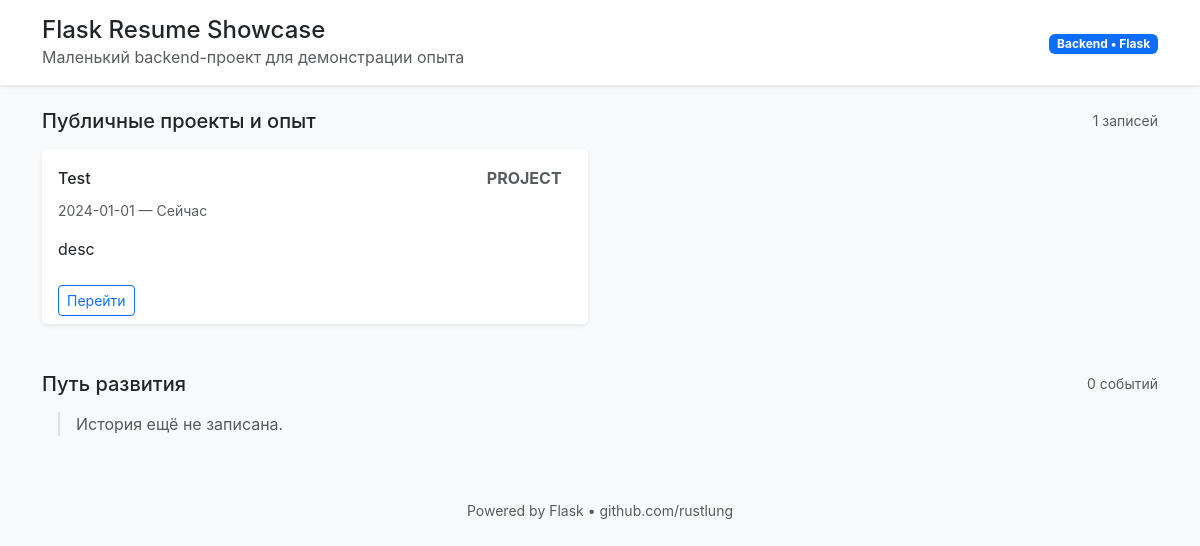
Before: / with the older database file.
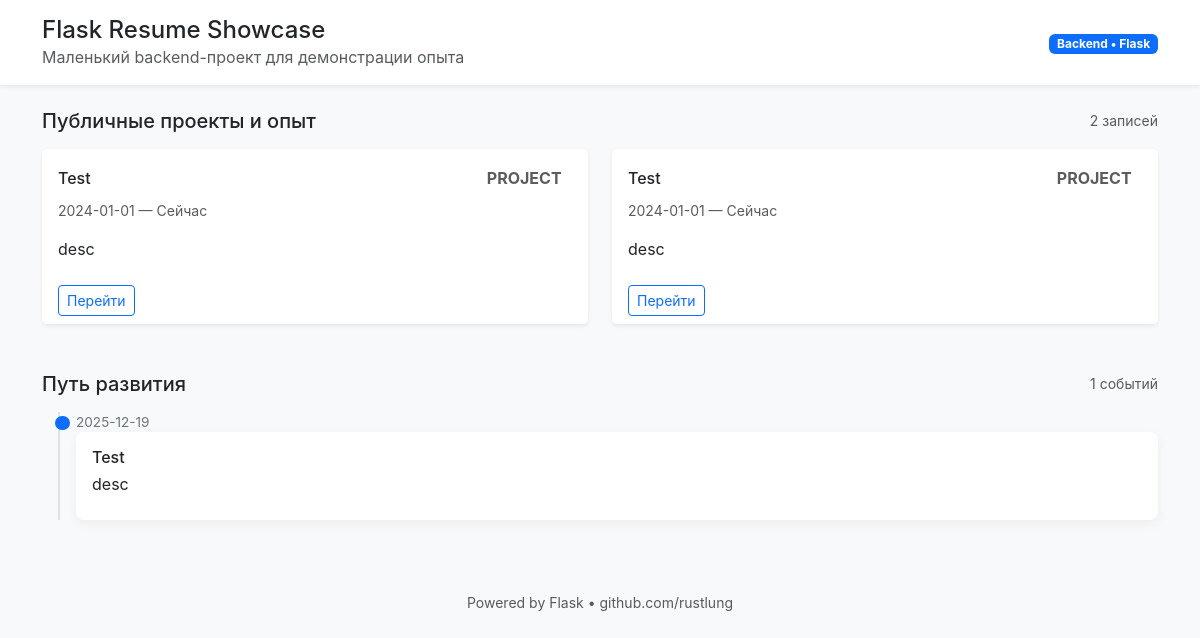
After: the same page with the newer database file.
### app/models/experience.py (models this page shows)
class Experience(TimestampMixin, db.Model):
    __tablename__ = 'experience'
    id = db.Column(db.Integer, primary_key=True)
    title = db.Column(db.String(160), nullable=False)
    category = db.Column(db.Enum('project', 'role', 'certificate'), nullable=False)
    description = db.Column(db.Text, nullable=False)
    start_date = db.Column(db.Date, nullable=False)
    end_date = db.Column(db.Date, nullable=True)
    highlights = db.Column(db.JSON, nullable=True)
    tags = db.Column(db.JSON, nullable=True)
    public = db.Column(db.Boolean, default=True, nullable=False)
    link = db.Column(db.String(255), nullable=True)

### app/models/timeline.py (models this page shows)
class Timeline(TimestampMixin, db.Model):
    __tablename__ = 'timeline'
    id = db.Column(db.Integer, primary_key=True)
    date = db.Column(db.Date, nullable=False)
    title = db.Column(db.String(160), nullable=False)
    description = db.Column(db.Text, nullable=False)
    category = db.Column(db.Enum('learning', 'project', 'role', 'certificate'), nullable=True, default=None)
    highlight = db.Column(db.Boolean, default=False, nullable=True)
    order = db.Column(db.Integer, nullable=True, default=None)

### app/routes/page.py (the view)
@page_bp.route("/", methods=["GET"])
def showcase():
    experiences = (
        Experience.query.filter_by(public=True)
        .order_by(Experience.start_date.desc())
        .all()
    )
    timeline_events = (
        Timeline.query.order_by(Timeline.order.desc().nullslast(), Timeline.date.desc()).all()
    )
    return render_template("index.html", experiences=experiences, timeline=timeline_events)

### app/templates/index.html (shortened to what this page needs)
{% extends "layout.html" %}
{% block content %}
  <section class="mb-5">
    <div class="d-flex justify-content-between align-items-center mb-3">
      <h2 class="h5 mb-0">Публичные проекты и опыт</h2>
      <small class="text-muted">{{ experiences|length }} записей</small>
    </div>
    <div class="row g-4">
      {% for exp in experiences %}
        <div class="col-md-6">
          <article class="card shadow-sm h-100">
            <div class="card-body">
              <div class="d-flex justify-content-between align-items-center mb-2">
                <h3 class="h6 mb-0">{{ exp.title }}</h3>
                <span class="badge bg-outline fs-6 text-uppercase text-muted">{{ exp.category }}</span>
              </div>
              <p class="text-muted small">
                {{ exp.start_date }}{% if exp.end_date %} — {{ exp.end_date }}{% else %} — Сейчас{% endif %}
              </p>
              <p class="card-text">{{ exp.description }}</p>
            </div>
            {% if exp.link %}
              <div class="card-footer bg-white border-top-0">
                <a class="btn btn-sm btn-outline-primary" href="{{ exp.link }}" target="_blank" rel="noreferrer">
                  Перейти
                </a>
              </div>
            {% endif %}
          </article>
        </div>
      {% else %}
        <p class="text-muted">Пока нет доступных записей.</p>
      {% endfor %}
    </div>
  </section>
  <section>
    <div class="d-flex justify-content-between align-items-center mb-3">
      <h2 class="h5 mb-0">Путь развития</h2>
      <small class="text-muted">{{ timeline|length }} событий</small>
    </div>
    <div class="timeline">
      {% for event in timeline %}
        <div class="timeline-item">
          <div class="timeline-date">{{ event.date }}</div>
          <div class="timeline-body">
            <h3 class="h6 mb-1">{{ event.title }}</h3>
            <p class="mb-2">{{ event.description }}</p>
          </div>
        </div>
      {% else %}
        <p class="text-muted">История ещё не записана.</p>
      {% endfor %}
    </div>
  </section>
{% endblock %}

### app/templates/layout.html (shortened to what this page needs)
<!DOCTYPE html>
<html lang="ru">
<head>
  <link
    rel="stylesheet"
    href="https://cdn.jsdelivr.net/npm/bootstrap@5.3.3/dist/css/bootstrap.min.css"
  />
  <link rel="stylesheet" href="{{ url_for('static', filename='css/style.css') }}" />
</head>
<body class="bg-light text-body">
  <header class="bg-white shadow-sm">
    <div class="container py-3 d-flex justify-content-between align-items-center">
      <div>
        <h1 class="h4 mb-0">Flask Resume Showcase</h1>
        <p class="text-muted mb-0">Маленький backend-проект для демонстрации опыта</p>
      </div>
      <div class="text-end">
        <span class="badge bg-primary">Backend • Flask</span>
      </div>
    </div>
  </header>
  <main class="py-4">
    <div class="container">
      {% block content %}{% endblock %}
    </div>
  </main>
  <footer class="text-center py-4 text-muted small">
    Powered by Flask • github.com/rustlung
  </footer>
</body>
</html>

### app/static/css/style.css (style rules this page uses)
body { font-family: "Inter", "Segoe UI", system-ui, sans-serif; background: #f8f9fa; }
.card { border: 0; }
.timeline { border-left: 2px solid #dee2e6; margin-left: 1rem; padding-left: 1rem; }
.timeline-item { position: relative; margin-bottom: 1.5rem; }
.timeline-item::before { content: ""; position: absolute; top: 0.25rem; left: -1.3rem; width: 0.9rem; height: 0.9rem; background: #0d6efd; border-radius: 50%; }
.timeline-date { font-size: 0.85rem; color: #6c757d; }
.timeline-body { background: #fff; padding: 1rem; border-radius: 0.5rem; box-shadow: 0 0.25rem 0.75rem rgba(0, 0, 0, 0.05); }

Changed rows visible on the page:
added Experience: title "Test", category "PROJECT", start_date "2024-01-01", shows "— Сейчас", description "desc"
added Timeline: date "2025-12-19", title "Test", description "desc"
Other visible differences:
{{ experiences|length }}: "1" → "2"
{{ timeline|length }}: "0" → "1"
text no longer shown: "История ещё не записана."
